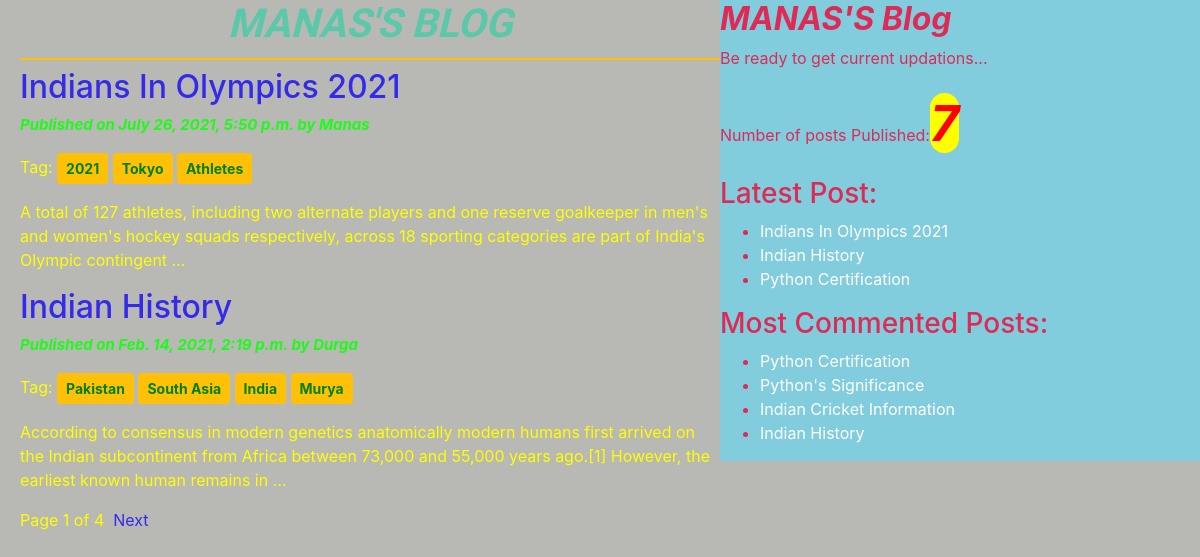
The page / on the database its author committed.
### blog/models.py (models this page shows, shortened)
class Post(models.Model):
    STATUS_CHOICES=(('draft','Draft'),('published','Published'))
    title=models.CharField(max_length=150)
    slug=models.SlugField(max_length=250,unique_for_date='publish')
    author=models.ForeignKey(User,on_delete=models.CASCADE,related_name='blog_posts')
    body=models.TextField()
    publish=models.DateTimeField(default=timezone.now)
    created=models.DateTimeField(auto_now_add=True)
    updated=models.DateTimeField(auto_now=True)
    status=models.CharField(max_length=10,choices=STATUS_CHOICES,default='draft')
    objects=CustomManager()
    tags=TaggableManager()
    class Meta:
        ordering=('-publish',)
    def get_absolute_url(self):
        return reverse("post_detail",args=[self.publish.year,self.publish.strftime('%m'),self.publish.strftime('%d'),self.slug])

### blog/views.py (the view)
# urls.py: path('', views.post_list_view),
def post_list_view(request,tag_slug=None):
    post_list=Post.objects.all()
    tag=None
    if tag_slug:
        tag=get_object_or_404(Tag,slug=tag_slug)
        post_list=post_list.filter(tags__in=[tag])
    paginator=Paginator(post_list,2)
    page_number=request.GET.get('page')
    try:
        post_list=paginator.page(page_number)
    except PageNotAnInteger:
        post_list=paginator.page(1)
    except EmptyPage:
        post_list=paginator.page(paginator.num_pages)
    return render(request,'blog/post_list.html',{'post_list':post_list,'tag':tag})

### blog/models.py (called while the page is built)
    def get_queryset(self):
        return super().get_queryset().filter(status='published')

### blog/templatetags/blog_tags.py (called while the page is built)
@register.simple_tag
def total_posts():
    return Post.objects.count()

@register.inclusion_tag('blog/show_latest_posts123.html')
def show_latest_posts(count=3):
    latest_post=Post.objects.order_by('-publish')[:count]
    return {'latest_post':latest_post}

@register.simple_tag
def get_most_commented_post(count=4):
    most_commented_post=Post.objects.annotate(total_comments=Count('comments')).order_by('-total_comments')[:count]
    return most_commented_post

### templates/blog/post_list.html (shortened to what this page needs)
<!DOCTYPE html>
{% extends 'blog/base.html'%}
{% load static %}
{% block content_block %}
<h1 ><strong><em>MANAS'S BLOG</em></strong></h1>
     {% for post in post_list%}
       <a href="{{post.get_absolute_url}}"> <h2>{{post.title}}</h2></a>
       <p class="date">Published on {{post.publish}} by {{post.author|title}}</p>
       <p>Tag:
         {% for tag in post.tags.all %}
         <a class='btn btn-warning btn-sm' style="font-weight:bold;color:green;"
         href="{% url 'post_list_by_tag_name' tag.slug %}">{{tag.name|title}}</a>
         {% endfor %}
       </p>
       {{post.body|truncatewords:30|linebreaks }}
     {%endfor%}
     {% include 'blog/pagination.html' with page=post_list%}
{%endblock%}

### templates/blog/base.html (shortened to what this page needs)
<!DOCTYPE html>
{% load blog_tags %}
{% load static %}
<html lang="en" dir="ltr">
  <head>
    <link rel="stylesheet" href="{% static "css/bootstrap.css" %}">
    <link rel="stylesheet" href="{% static "css/blog.css" %}">
  </head>
  <body>
    <div class="content">
      {% block content_block %}
      {%endblock%}
    </div>
    <div class="sidebar">
      <h2><strong><em>MANAS'S Blog</em></strong></h2>
    <p>Be ready to get current updations...</p>
    <p>Number of posts Published:<span id='publish'>{%total_posts%}</span></p>
    <h3>Latest Post:</h3>{% show_latest_posts %}
    <h3>Most Commented Posts:</h3>
    {% get_most_commented_post as most_commented_post%}
    <ul>
      {% for post in most_commented_post%}
      <li > <a style="color:white;" href="{{post.get_absolute_url}}">{{post.title}}</a></li>
      {% endfor%}
    </ul>
    </div>
  </body>
</html>

### templates/blog/pagination.html (shortened to what this page needs)
<div class="pagination" >
  <span>Page {{page.number}} of {{page.paginator.num_pages}}</span>&nbsp&nbsp
  {% if page.has_next %}
  <a href="?page={{page.next_page_number}}">Next</a>
  {% endif %}
</div>

### templates/blog/show_latest_posts123.html
<ul>
  {% for post in latest_post %}
  <li > <a style="color:white;" href="{{post.get_absolute_url}}">{{post.title}}</a></li>
  {% endfor %}
</ul>

### statics/css/blog.css (style rules this page uses)
.content { width:60%; float: left; padding-left: 20px; height: 100%; }
.sidebar { float:right; background: #81cdde; width: 40%; padding-top: 0px; height: 100%; color: #de2a54; }
.date { color:#1dfc19; font-weight: bold; font-style: italic; font-size: 15px; }
body { background: #b8b8b4; color: yellow; }
h1 { text-align: center; border-bottom: 2px solid #ffc107; padding-bottom: 10px; font-family: 'Reggae One', cursive; color: #ffd240; }
a { color: #342aeb; }
#publish { font-size: 50px; font-weight: bold; color: red; font-style: italic; background: yellow; border-radius: 100px; }

### rows shown on the page
Post: title "Indians In Olympics 2021", publish "July 26, 2021, 5:50 p.m.", author "Manas", body "A total of 127 athletes, including two alternate players and one reserve goalkeeper in men's and women's hockey squads respectively, across 18 sporting categories are part of India's Olympic contingent …"
Tag: name "2021"
Tag: name "Tokyo"
Tag: name "Athletes"
Post: title "Indian History", publish "Feb. 14, 2021, 2:19 p.m.", author "Durga", body "According to consensus in modern genetics anatomically modern humans first arrived on the Indian subcontinent from Africa between 73,000 and 55,000 years ago.[1] However, the earliest known human remains in …"
Tag: name "Pakistan"
Tag: name "South Asia"
Tag: name "India"
Tag: name "Murya"
Post: title "Python Certification"
Post: title "Python's Significance"
Post: title "Indian Cricket Information"

### other values the page prints
{{ page.number }} "1"
{{ page.paginator.num_pages }} "4"
